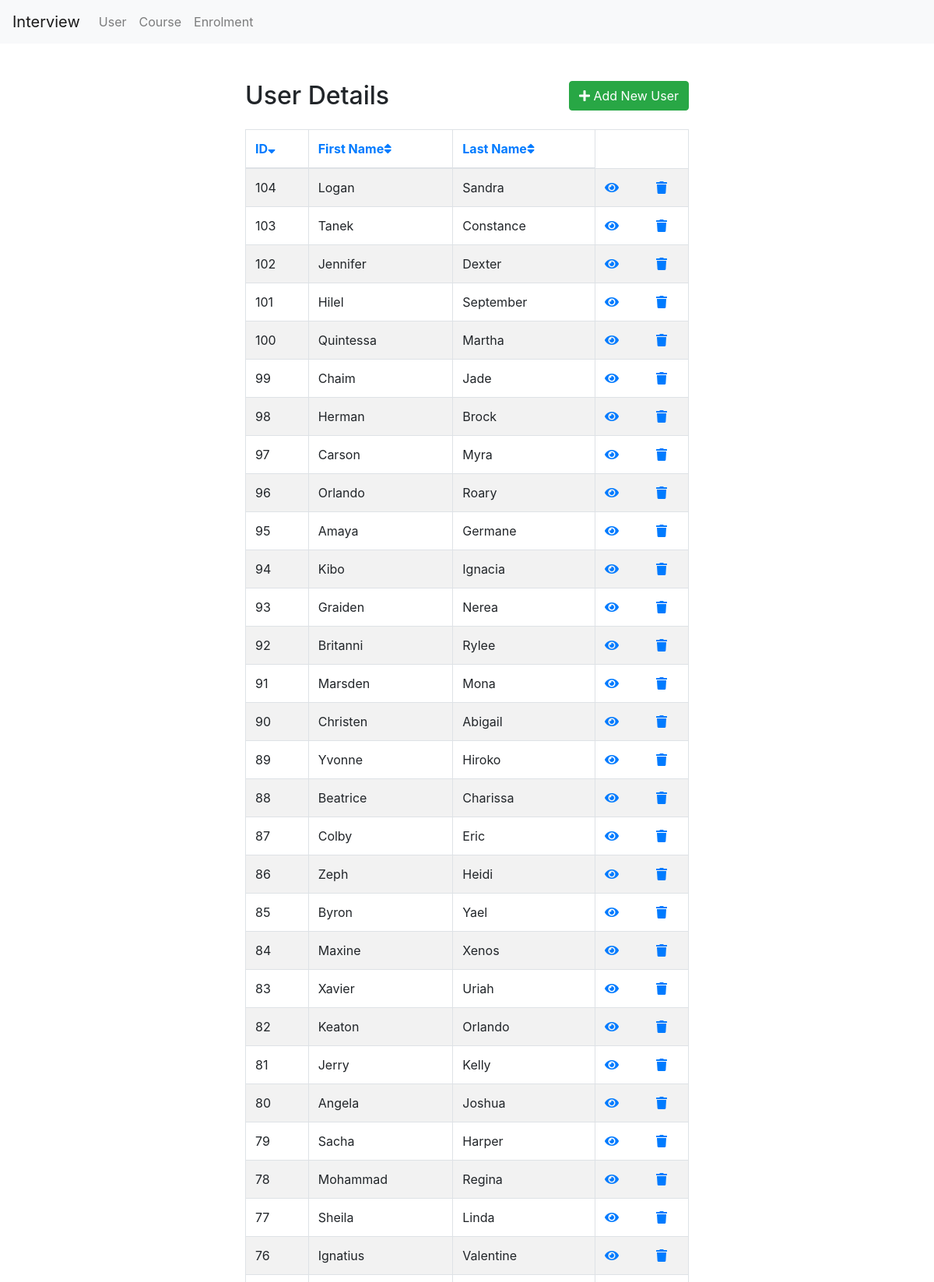
The app's page /User/index.php?column=ID&order=desc (upper part) with its own data.
### tables this page shows
CREATE TABLE `user` (
  `ID` int(255) NOT NULL,
  `first_name` varchar(255) NOT NULL,
  `last_name` varchar(255) NOT NULL
);

### User/index.php (the view, shortened to what this page needs)
<!DOCTYPE html>
<html lang="en">
<head>
    <link rel="stylesheet" href="https://stackpath.bootstrapcdn.com/bootstrap/4.5.2/css/bootstrap.min.css">
    <link rel="stylesheet" href="https://cdn.datatables.net/1.11.5/css/dataTables.bootstrap4.min.css">
    <link rel="stylesheet" href="https://maxcdn.bootstrapcdn.com/font-awesome/4.7.0/css/font-awesome.min.css">
    <link rel="stylesheet" href="https://use.fontawesome.com/releases/v5.3.1/css/all.css">
</head>
<body>
<nav class="navbar navbar-expand-lg navbar-light bg-light">
        <a class="navbar-brand" href="<?php echo 'http://localhost/interview'; ?>">Interview</a>
        <div class="collapse navbar-collapse" id="navbarNavAltMarkup">
            <div class="navbar-nav">
                <a class="nav-item nav-link" href="<?php echo 'http://localhost/interview/User/index.php'; ?>">User</a>
                <a class="nav-item nav-link" href="<?php echo 'http://localhost/interview/Course/index.php'; ?>">Course</a>
                <a class="nav-item nav-link " href="<?php echo 'http://localhost/interview/Enrolment/index.php'; ?>">Enrolment</a>
            </div>
        </div>
    </nav>
    <div class="wrapper">
        <div class="container-fluid">
            <div class="row">
                <div class="col-md-12">
                    <div class="mt-5 mb-3 clearfix">
                        <h2 class="pull-left">User Details</h2>
                        <a href="create.php" class="btn btn-success pull-right"><i class="fa fa-plus"></i> Add New
                            User</a>
                    </div>
                    <?php
                    require_once "../config.php";
                     $columns = array('ID','first_name','last_name');
                     $column = isset($_GET['column']) && in_array($_GET['column'], $columns) ? $_GET['column'] : $columns[0];
                     $sort_order = isset($_GET['order']) && strtolower($_GET['order']) == 'desc' ? 'DESC' : 'ASC';
                     $sql = "SELECT * FROM user ORDER BY " .  $column . ' ' . $sort_order;
                     $up_or_down = str_replace(array('ASC','DESC'), array('up','down'), $sort_order);
                     $asc_or_desc = $sort_order == 'ASC' ? 'desc' : 'asc';
                    if($result = mysqli_query($link, $sql)){
                        if(mysqli_num_rows($result) > 0){
                            ?>
                            <table class="table table-bordered table-striped">
                                <thead>
                                    <tr>
                                        <th><a href="index.php?column=ID&order=<?php echo $asc_or_desc; ?>">ID<i class="fas fa-sort<?php echo $column == 'ID' ? '-' . $up_or_down : ''; ?>"></i></a></th>
                                      <th><a href="index.php?column=first_name&order=<?php echo $asc_or_desc; ?>">First Name<i class="fas fa-sort<?php echo $column == 'first_name' ? '-' . $up_or_down : ''; ?>"></i></a></th>
                                      <th><a href="index.php?column=last_name&order=<?php echo $asc_or_desc; ?>">Last Name<i class="fas fa-sort<?php echo $column == 'last_name' ? '-' . $up_or_down : ''; ?>"></i></a></th>
                                    </tr>
                                </thead>
                                <tbody>
                                    <?php
                                while($row = mysqli_fetch_array($result)){
                                    echo "<tr>";
                                        echo "<td>" . $row['ID'] . "</td>";
                                        echo "<td>" . $row['first_name'] . "</td>";
                                        echo "<td>" . $row['last_name'] . "</td>";
                                        echo "<td>";
                                            echo '<a href="read.php?id='. $row['ID'] .'" class="mr-3" title="View Record" data-toggle="tooltip"><span class="fa fa-eye"></span></a>';
                                            echo '<a href="update.php?id='. $row['ID'] .'" class="mr-3" title="Update Record" data-toggle="tooltip"><span class="fa fa-pencil"></span></a>';
                                            echo '<a href="delete.php?id='. $row['ID'] .'" title="Delete Record" data-toggle="tooltip"><span class="fa fa-trash"></span></a>';
                                        echo "</td>";
                                    echo "</tr>";
                                }
                                echo "</tbody>";
                            echo "</table>";
                        } else{
                            echo '<div class="alert alert-danger"><em>No records were found.</em></div>';
                        }
                    } else{
                        echo "Oops! Something went wrong. Please try again later.";
                    }
                    ?>
                </div>
            </div>
        </div>
    </div>
</body>
</html>

### User/index.php (style rules this page uses)
.wrapper { width: 600px; margin: 0 auto; }
table tr td:last-child { width: 120px; }

### records on screen
user: ID "104", first_name "Logan", last_name "Sandra"
user: ID "103", first_name "Tanek", last_name "Constance"
user: ID "102", first_name "Jennifer", last_name "Dexter"
user: ID "101", first_name "Hilel", last_name "September"
user: ID "100", first_name "Quintessa", last_name "Martha"
user: ID "99", first_name "Chaim", last_name "Jade"
user: ID "98", first_name "Herman", last_name "Brock"
user: ID "97", first_name "Carson", last_name "Myra"
user: ID "96", first_name "Orlando", last_name "Roary"
user: ID "95", first_name "Amaya", last_name "Germane"
user: ID "94", first_name "Kibo", last_name "Ignacia"
user: ID "93", first_name "Graiden", last_name "Nerea"
user: ID "92", first_name "Britanni", last_name "Rylee"
user: ID "91", first_name "Marsden", last_name "Mona"
user: ID "90", first_name "Christen", last_name "Abigail"
user: ID "89", first_name "Yvonne", last_name "Hiroko"
user: ID "88", first_name "Beatrice", last_name "Charissa"
user: ID "87", first_name "Colby", last_name "Eric"
user: ID "86", first_name "Zeph", last_name "Heidi"
user: ID "85", first_name "Byron", last_name "Yael"
user: ID "84", first_name "Maxine", last_name "Xenos"
user: ID "83", first_name "Xavier", last_name "Uriah"
user: ID "82", first_name "Keaton", last_name "Orlando"
user: ID "81", first_name "Jerry", last_name "Kelly"
user: ID "80", first_name "Angela", last_name "Joshua"
user: ID "79", first_name "Sacha", last_name "Harper"
user: ID "78", first_name "Mohammad", last_name "Regina"
user: ID "77", first_name "Sheila", last_name "Linda"
user: ID "76", first_name "Ignatius", last_name "Valentine"
